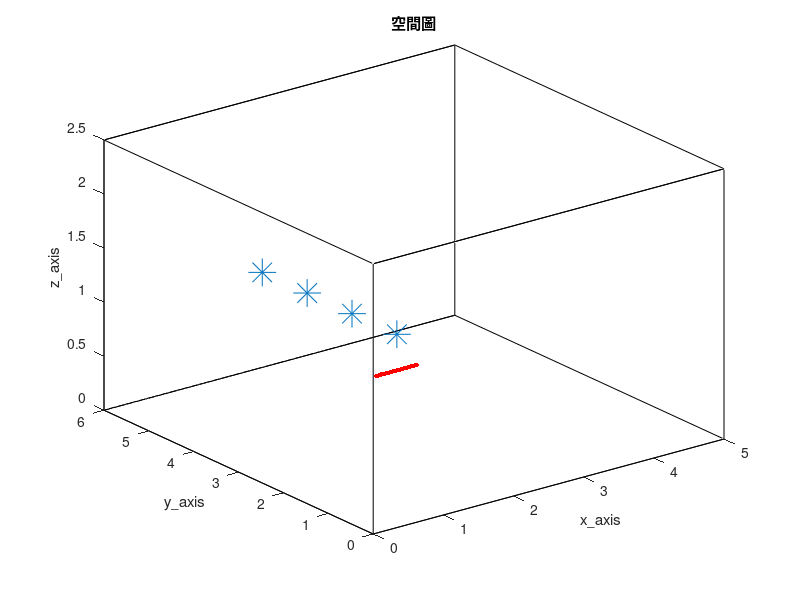

Recreate this plot in MATLAB. (Note: this script raises an error after producing the figure.)
clc; clear;
close all;

%% RIR parameter %%
SorNum = 1;                                              % source number
MicNum = 30;                                             % number of microphone
c = 343;                                                 % Sound velocity (m/s)
fs = 16000;                                              % Sample frequency (samples/s)

% ULA %
MicStart = [1, 1.5, 1];
spacing = 0.02;
MicPos = zeros(MicNum, 3);
for i = 1:MicNum
    MicPos(i, :) = [MicStart(1, 1) + (i-1)*spacing, MicStart(1, 2), MicStart(1, 3)];
end

room_dim = [5, 6, 2.5];                                  % Room dimensions [x y z] (m)
SorPos = [2, 2.6, 1];                                    % first source position
%%%%%%%%%%%%%%%%%%%%%%%%%%%%%%%%%%%%%%%%%%%%%%%%%%%%%%%%%%%%%%%%%%%%%%%%%%%%%%%%%%%%%%
SorPosNum = 4;                                           % number of source positions
Sor_spacing = 1;                                       % source spacing
reverberation_time = 0.6;                                % Reverberation time (s)
points_rir = 12288;                                      % Number of rir points
%%%%%%%%%%%%%%%%%%%%%%%%%%%%%%%%%%%%%%%%%%%%%%%%%%%%%%%%%%%%%%%%%%%%%%%%%%%%%%%%%%%%%%
mtype = 'omnidirectional';                               % Type of microphone
order = -1;                                              % -1 equals maximum reflection order!
dim = 3;                                                 % Room dimension
orientation = 0;                                         % Microphone orientation (rad)
hp_filter = 1;                                           % Disable high-pass filter

% calculate source position %
for j = 2:SorPosNum
    SorPos(j, :) = [SorPos(j-1, 1), SorPos(j-1, 2) + Sor_spacing, SorPos(j-1, 3)];
end

% 畫空間圖 %
figure(1);
plot3( [0 room_dim(1, 1) room_dim(1, 1) 0 0 0 room_dim(1, 1) room_dim(1, 1) 0 0 room_dim(1, 1) room_dim(1, 1) 0 0 room_dim(1, 1) room_dim(1, 1)], ...
       [0 0 room_dim(1, 2) room_dim(1, 2) 0 0 0 room_dim(1, 2) room_dim(1, 2) room_dim(1, 2) room_dim(1, 2) room_dim(1, 2) room_dim(1, 2) 0 0 0], ...
       [0 0 0 0 0 room_dim(1, 3) room_dim(1, 3) room_dim(1, 3) room_dim(1, 3) 0 0 room_dim(1, 3) room_dim(1, 3) room_dim(1, 3) room_dim(1, 3) 0] , 'k')
hold on
plot3(MicPos(:, 1), MicPos(:, 2), MicPos(:, 3), 'r.', 'MarkerSize', 10)
hold on
plot3(SorPos(:, 1), SorPos(:, 2), SorPos(:, 3), '*', 'MarkerSize', 20)
hold off
xlabel('x\_axis')
ylabel('y\_axis')
zlabel('z\_axis')
title('空間圖')
shg

%% generate ground-truth RIR (h) %%
% 產生 RIR 和存.mat 檔 %
for j = 1:SorPosNum
    h = rir_generator(c, fs, MicPos, SorPos(j, :), room_dim, reverberation_time, points_rir, mtype, order, dim, orientation, hp_filter);
    rir_filename_str = ['h\h_', string(reverberation_time), 'x', string(points_rir), 'x', string(Sor_spacing), 'x', string(SorPosNum), '.', string(j), '.mat'];
    rir_filemane = join(rir_filename_str, '');
    save(rir_filemane, 'h')
end

% 存 SorPos .mat 檔 %
SorPos_filename_str = ['h\SorPos_', string(reverberation_time), 'x', string(points_rir), 'x', string(Sor_spacing), 'x', string(SorPosNum), '.mat'];
SorPos_filemane = join(SorPos_filename_str, '');
save(SorPos_filemane, 'SorPos')
